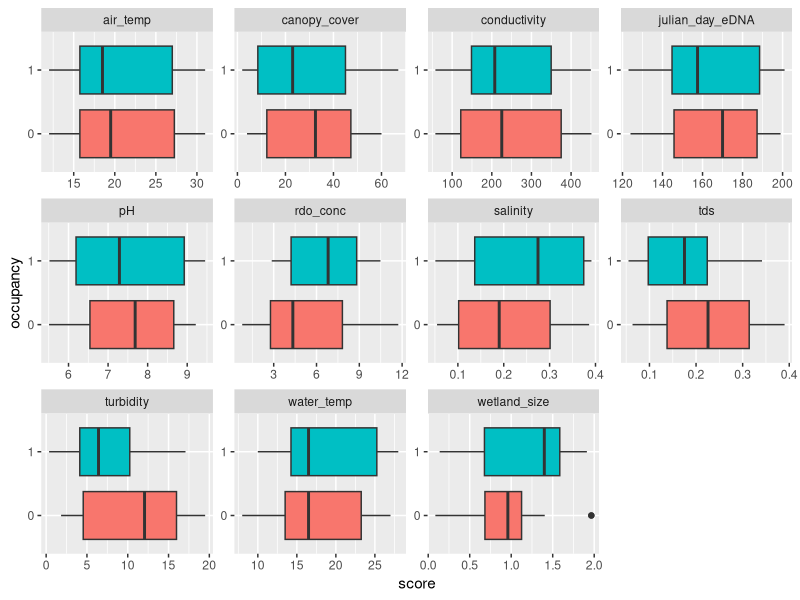

Write R code to recreate this figure.
library(tidyverse)
library(dplyr)
library(ggplot2)

## JD Looks good. Might have been cooler if you had used your cleaned data from previous assignment.

#importing data and adding occupancy as a factor, creating a longer dataset with gather()
data <- (read_csv("qmee_data.csv", col_types=cols())
         %>% mutate(occupancy = as.factor(edna_occ))
         %>% gather('wetland_size', 'water_temp','air_temp','pH','salinity','rdo_conc', 'turbidity', 'conductivity', 'canopy_cover', 'tds', 'julian_day_eDNA', key = "env", value = "score")
         %>% subset(select = -c(edna_occ,pct_pos_qpcr))
)

#boxplots of environmental variables by occupancy, scales are adjusted by the bounds of each environmental variable using "free"
figure <- ggplot(data, aes(x=score, y=occupancy)) + 
  geom_boxplot(aes(fill=occupancy), show.legend = FALSE)+
  facet_wrap(~env, scales = "free")

## JD: You should try to suppress the legend, since it's redundant.
## BS: legend removed with show.legend = FALSE

## Grade: 2

print(figure)
